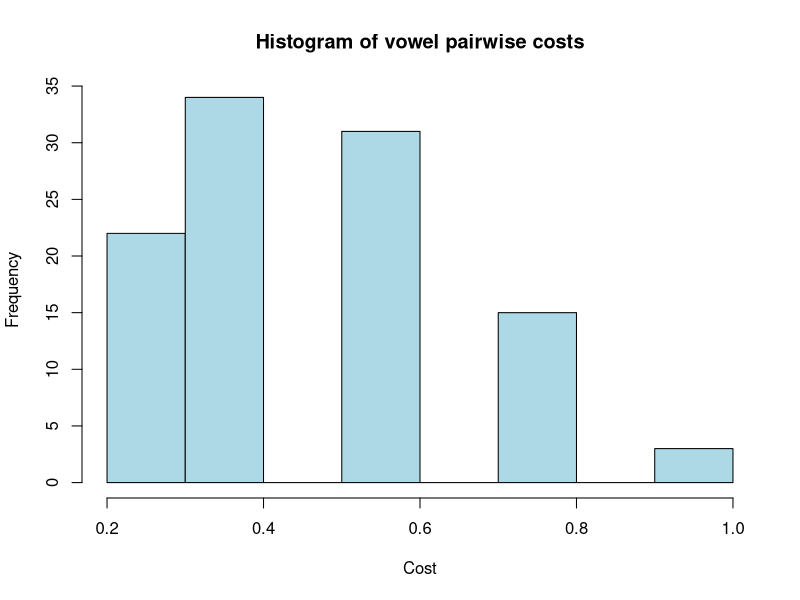
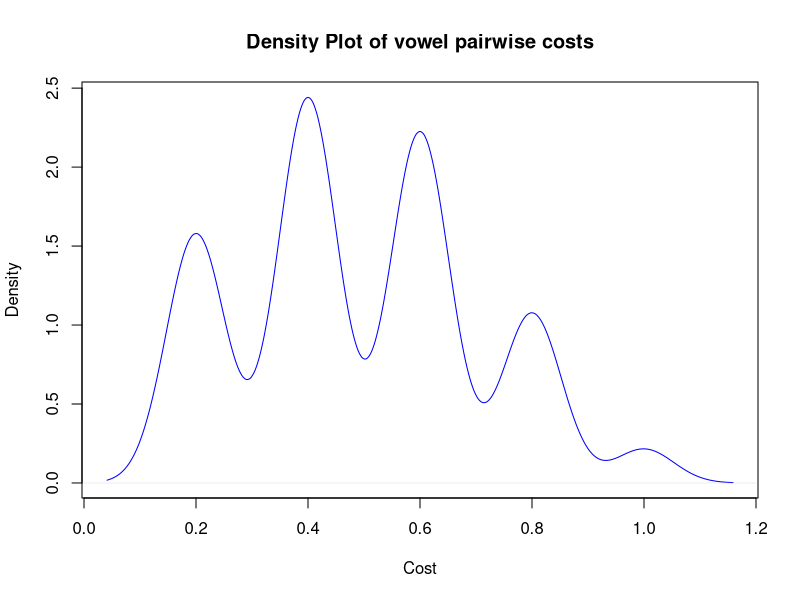
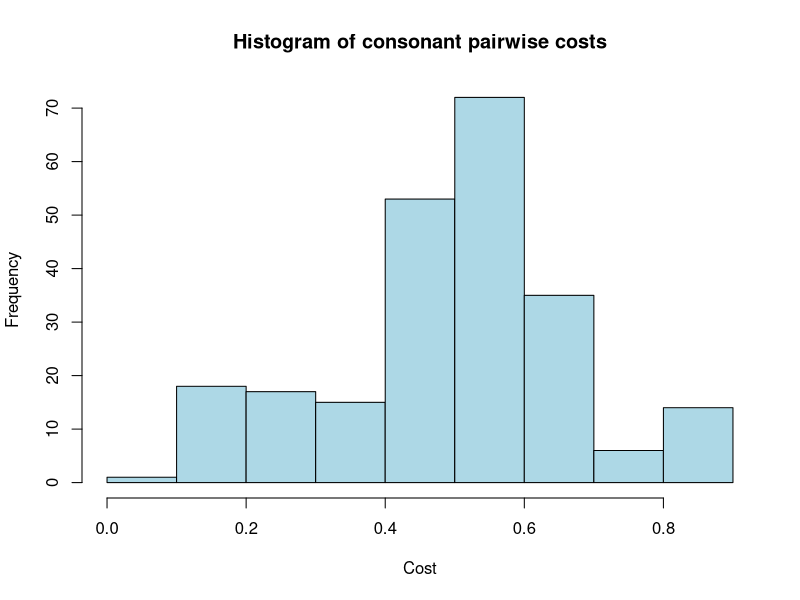
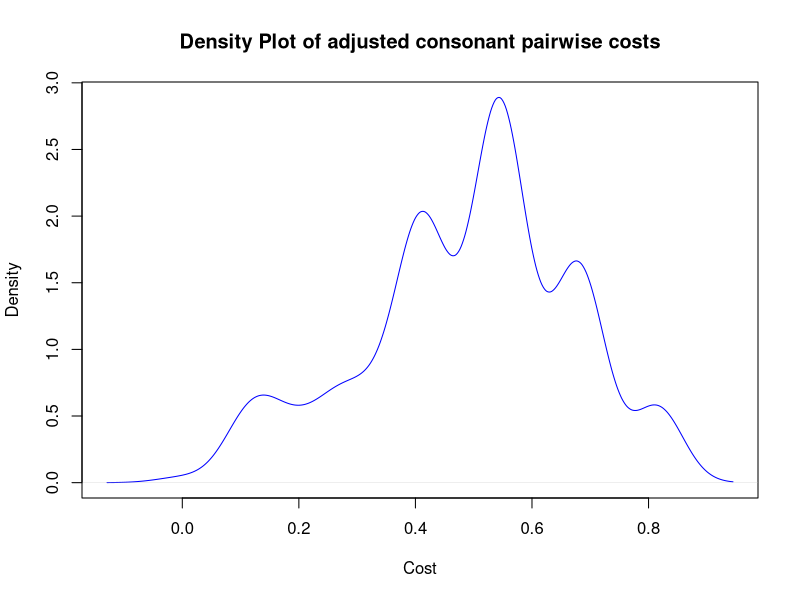

R code for these plots, in order:
vowel_costs <- c(
  0.2, 0.2, 0.4, 0.6000000000000001, 0.4, 0.8, 0.4, 0.6000000000000001, 0.8, 0.6000000000000001,
  1.0, 0.8, 0.6000000000000001, 0.8, 0.4, 0.2, 0.4, 0.2, 0.6000000000000001, 0.6000000000000001,
  0.4, 0.6000000000000001, 0.8, 0.8, 0.6000000000000001, 0.8, 0.6000000000000001, 0.2, 0.4,
  0.6000000000000001, 0.6000000000000001, 0.2, 0.4, 0.6000000000000001, 0.4, 0.8, 0.6000000000000001,
  0.4, 0.6000000000000001, 0.2, 0.4, 0.4, 0.4, 0.2, 0.4, 0.6000000000000001, 0.6000000000000001,
  0.4, 0.6000000000000001, 0.4, 0.2, 0.2, 0.6000000000000001, 0.4, 0.2, 0.8, 0.4, 0.6000000000000001,
  0.8, 0.6000000000000001, 0.4, 0.8, 0.6000000000000001, 0.4, 1.0, 0.6000000000000001, 0.8,
  1.0, 0.8, 0.8, 0.6000000000000001, 0.4, 0.6000000000000001, 0.2, 0.4, 0.6000000000000001,
  0.4, 0.2, 0.4, 0.2, 0.6000000000000001, 0.4, 0.4, 0.6000000000000001, 0.2, 0.4, 0.4, 0.2,
  0.6000000000000001, 0.4, 0.6000000000000001, 0.2, 0.4, 0.8, 0.6000000000000001, 0.4, 0.2, 0.2,
  0.4, 0.2, 0.6000000000000001, 0.4, 0.4, 0.2, 0.2
)


# consonant before adjustment
consonant_costs <- c(
  0.2, 0.13333333332, 0.33333333332000004, 0.46666666640000004, 0.4, 0.6000000000000001,
  0.4, 0.6000000000000001, 0.53333333332, 0.7333333333200001, 0.6666666664, 0.8666666664,
  1.0, 0.66666666665, 0.66666666665, 0.5, 0.833333333, 1.0, 0.5, 0.66666666665, 0.833333333,
  0.33333333332000004, 0.13333333332, 0.26666666640000003, 0.6000000000000001, 0.4,
  0.6000000000000001, 0.4, 0.7333333333200001, 0.53333333332, 0.8666666664, 0.6666666664,
  0.8, 0.66666666665, 0.66666666665, 0.5, 0.833333333, 1.0, 0.5, 0.66666666665, 0.833333333,
  0.2, 0.33333333308, 0.26666666668000005, 0.46666666668000006, 0.53333333332, 0.7333333333200001,
  0.4, 0.6000000000000001, 0.5333333330800001, 0.73333333308, 0.86666666668, 0.5, 0.5,
  0.66666666665, 0.66666666635, 0.83333333335, 0.66666666665, 0.5, 0.66666666635, 0.13333333308000003,
  0.46666666668000006, 0.26666666668000005, 0.7333333333200001, 0.53333333332, 0.6000000000000001,
  0.4, 0.73333333308, 0.5333333330800001, 0.6666666666800001, 0.5, 0.5, 0.66666666665,
  0.66666666635, 0.83333333335, 0.66666666665, 0.5, 0.66666666635, 0.3333333336, 0.1333333336,
  0.8666666664, 0.6666666664, 0.73333333308, 0.5333333330800001, 0.6000000000000001, 0.4,
  0.5333333336, 0.66666666635, 0.66666666635, 0.833333333, 0.5, 0.666666667, 0.833333333,
  0.66666666635, 0.5, 0.2, 0.8, 1.0, 0.6666666666800001, 0.86666666668, 0.5333333336,
  0.7333333336000001, 0.6000000000000001, 0.83333333335, 0.83333333335, 1.0, 0.666666667,
  0.5, 1.0, 0.83333333335, 0.666666667, 1.0, 0.8, 0.86666666668, 0.6666666666800001,
  0.7333333336000001, 0.5333333336, 0.4, 0.83333333335, 0.83333333335, 1.0, 0.666666667,
  0.5, 1.0, 0.83333333335, 0.666666667, 0.2, 0.13333333332, 0.33333333332000004,
  0.26666666640000003, 0.46666666640000004, 0.6000000000000001, 0.66666666665, 0.66666666665,
  0.5, 0.833333333, 1.0, 0.5, 0.66666666665, 0.833333333, 0.33333333332000004, 0.13333333332,
  0.46666666640000004, 0.26666666640000003, 0.4, 0.66666666665, 0.66666666665, 0.5,
  0.833333333, 1.0, 0.5, 0.66666666665, 0.833333333, 0.2, 0.13333333308000003, 0.33333333308,
  0.46666666668000006, 0.5, 0.5, 0.66666666665, 0.66666666635, 0.83333333335, 0.66666666665,
  0.5, 0.66666666635, 0.33333333308, 0.13333333308000003, 0.26666666668000005, 0.5, 0.5,
  0.66666666665, 0.66666666635, 0.83333333335, 0.66666666665, 0.5, 0.66666666635, 0.2,
  0.3333333336, 0.66666666635, 0.66666666635, 0.833333333, 0.5, 0.666666667, 0.833333333,
  0.66666666635, 0.5, 0.1333333336, 0.66666666635, 0.66666666635, 0.833333333, 0.5,
  0.666666667, 0.833333333, 0.66666666635, 0.5, 0.83333333335, 0.83333333335, 1.0,
  0.666666667, 0.5, 1.0, 0.83333333335, 0.666666667, 0.0, 0.66666666665, 0.66666666635,
  0.83333333335, 0.66666666665, 0.5, 0.66666666635, 0.66666666665, 0.66666666635,
  0.83333333335, 0.66666666665, 0.5, 0.66666666635, 0.333333333, 0.5, 0.5, 0.66666666665,
  0.833333333, 0.166666667, 0.833333333, 0.66666666635, 0.5, 1.0, 0.83333333335,
  0.666666667, 0.16666666665, 0.333333333, 0.16666666635000002
) 

#adjusted consonants
consonant_costs <- c(
  0.1631425149860928, 0.10876167664651903, 0.27190419163261187, 0.3806658680833599,
  0.3262850299721856, 0.4894275449582785, 0.3262850299721856, 0.4894275449582785,
  0.43504670661870465, 0.5981892216047975, 0.5438083830694527, 0.7069508980555455,
  0.815712574930464, 0.5438083832733808, 0.5438083832733808, 0.407856287465232,
  0.6797604788368158, 0.815712574930464, 0.407856287465232, 0.5438083832733808,
  0.6797604788368158, 0.27190419163261187, 0.10876167664651903, 0.21752335309726709,
  0.4894275449582785, 0.3262850299721856, 0.4894275449582785, 0.3262850299721856,
  0.5981892216047975, 0.43504670661870465, 0.7069508980555455, 0.5438083830694527,
  0.6525700599443712, 0.5438083832733808, 0.5438083832733808, 0.407856287465232,
  0.6797604788368158, 0.815712574930464, 0.407856287465232, 0.5438083832733808,
  0.6797604788368158, 0.1631425149860928, 0.2719041914368408, 0.2175233533256666,
  0.3806658683117594, 0.43504670661870465, 0.5981892216047975, 0.3262850299721856,
  0.4894275449582785, 0.4350467064229337, 0.5981892214090264, 0.706950898283945,
  0.407856287465232, 0.407856287465232, 0.5438083832733808, 0.5438083830286671,
  0.6797604791223153, 0.5438083832733808, 0.407856287465232, 0.5438083830286671,
  0.10876167645074804, 0.3806658683117594, 0.2175233533256666, 0.5981892216047975,
  0.43504670661870465, 0.4894275449582785, 0.3262850299721856, 0.5981892214090264,
  0.4350467064229337, 0.5438083832978522, 0.407856287465232, 0.407856287465232,
  0.5438083832733808, 0.5438083830286671, 0.6797604791223153, 0.5438083832733808,
  0.407856287465232, 0.5438083830286671, 0.27190419186101134, 0.10876167687491854,
  0.7069508980555455, 0.5438083830694527, 0.5981892214090264, 0.4350467064229337,
  0.4894275449582785, 0.3262850299721856, 0.43504670684710417, 0.5438083830286671,
  0.5438083830286671, 0.6797604788368158, 0.407856287465232, 0.5438083835588802,
  0.6797604788368158, 0.5438083830286671, 0.407856287465232, 0.1631425149860928,
  0.6525700599443712, 0.815712574930464, 0.5438083832978522, 0.706950898283945,
  0.43504670684710417, 0.598189221833197, 0.4894275449582785, 0.6797604791223153,
  0.6797604791223153, 0.815712574930464, 0.5438083835588802, 0.407856287465232,
  0.815712574930464, 0.6797604791223153, 0.5438083835588802, 0.815712574930464,
  0.6525700599443712, 0.706950898283945, 0.5438083832978522, 0.598189221833197,
  0.43504670684710417, 0.3262850299721856, 0.6797604791223153, 0.6797604791223153,
  0.815712574930464, 0.5438083835588802, 0.407856287465232, 0.815712574930464,
  0.6797604791223153, 0.5438083835588802, 0.1631425149860928, 0.10876167664651903,
  0.27190419163261187, 0.21752335309726709, 0.3806658680833599, 0.4894275449582785,
  0.5438083832733808, 0.5438083832733808, 0.407856287465232, 0.6797604788368158,
  0.815712574930464, 0.407856287465232, 0.5438083832733808, 0.6797604788368158,
  0.27190419163261187, 0.10876167664651903, 0.3806658680833599, 0.21752335309726709,
  0.3262850299721856, 0.5438083832733808, 0.5438083832733808, 0.407856287465232,
  0.6797604788368158, 0.815712574930464, 0.407856287465232, 0.5438083832733808,
  0.6797604788368158, 0.1631425149860928, 0.10876167645074804, 0.2719041914368408,
  0.3806658683117594, 0.407856287465232, 0.407856287465232, 0.5438083832733808,
  0.5438083830286671, 0.6797604791223153, 0.5438083832733808, 0.407856287465232,
  0.5438083830286671, 0.2719041914368408, 0.10876167645074804, 0.2175233533256666,
  0.407856287465232, 0.407856287465232, 0.5438083832733808, 0.5438083830286671,
  0.6797604791223153, 0.5438083832733808, 0.407856287465232, 0.5438083830286671,
  0.1631425149860928, 0.27190419186101134, 0.5438083830286671, 0.5438083830286671,
  0.6797604788368158, 0.407856287465232, 0.5438083835588802, 0.6797604788368158,
  0.5438083830286671, 0.407856287465232, 0.10876167687491854, 0.5438083830286671,
  0.5438083830286671, 0.6797604788368158, 0.407856287465232, 0.5438083835588802,
  0.6797604788368158, 0.5438083830286671, 0.407856287465232, 0.6797604791223153,
  0.6797604791223153, 0.815712574930464, 0.5438083835588802, 0.407856287465232,
  0.815712574930464, 0.6797604791223153, 0.5438083835588802, 0.0, 0.5438083832733808,
  0.5438083830286671, 0.6797604791223153, 0.5438083832733808, 0.407856287465232,
  0.5438083830286671, 0.5438083832733808, 0.5438083830286671, 0.6797604791223153,
  0.5438083832733808, 0.407856287465232, 0.5438083830286671, 0.27190419137158384,
  0.407856287465232, 0.407856287465232, 0.5438083832733808, 0.6797604788368158,
  0.1359520960936482, 0.6797604788368158, 0.5438083830286671, 0.407856287465232,
  0.815712574930464, 0.6797604791223153, 0.5438083835588802, 0.1359520958081488,
  0.27190419137158384, 0.13595209556343504
)

mean(vowel_costs)
hist(vowel_costs, main="Histogram of vowel pairwise costs", xlab="Cost", ylab="Frequency", col="lightblue", border="black")
density_vowel <- density(vowel_costs)
plot(density_vowel, main="Density Plot of vowel pairwise costs", xlab="Cost", ylab="Density", col="blue")

mean(consonant_costs)
hist(consonant_costs, main="Histogram of consonant pairwise costs", xlab="Cost", ylab="Frequency", col="lightblue", border="black")
density_consonant <- density(consonant_costs)
plot(density_consonant, main="Density Plot of adjusted consonant pairwise costs", xlab="Cost", ylab="Density", col="blue")
